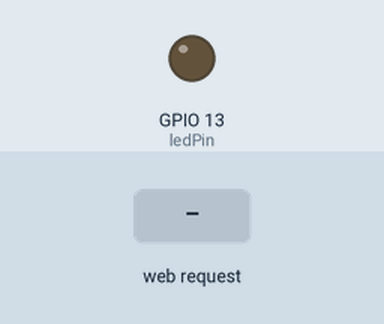
Recording of a sketch running on a simulated ESP8266 (NodeMCU). On the bench: output pins drawn as LEDs (lit = HIGH). The test bench sets the inputs (shaded band). WiFi joins after 1.5 s; servers stay silent unless stated; what the sketch prints to the serial monitor is not drawn.

Above: at 2.7 s.
2.8 s: HTTP request GET /LED=ON received
At 4.0 s:
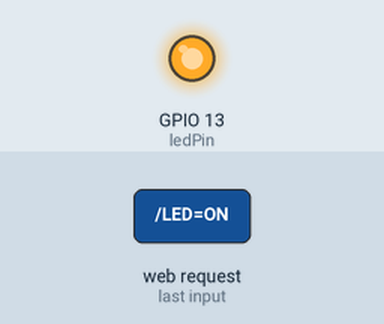
4.3 s: HTTP request GET /LED=OFF received
At 5.3 s:
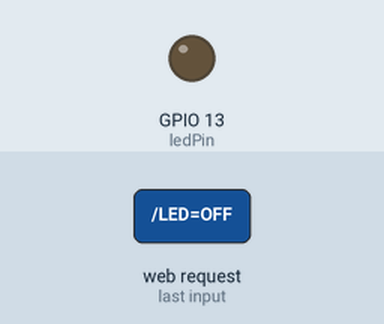
Timing chart, 0 to 7.3 s (numbered marks = the images above; inputs shaded):
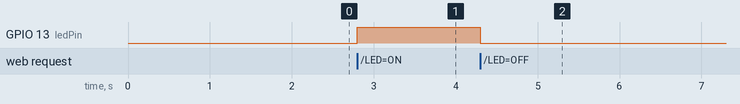

Measured:
- after the input at 2.8 s, GPIO 13 (ledPin): LOW → HIGH at once
- after the input at 4.3 s, GPIO 13 (ledPin): HIGH → LOW at once

The sketch:

WiFi_Led_1.ino
```cpp
#include <ESP8266WiFi.h>

const char* ssid = "Cr15t0net";
const char* password = "Cr15t0v1v3";

int ledPin = 13;  // GPIO13
WiFiServer server(80);

void setup() {
  Serial.begin(115200);
  delay(10);

  pinMode(ledPin, OUTPUT);
  digitalWrite(ledPin, LOW);

  // Connect to WiFi network
  Serial.print("Connecting to ");
  Serial.println(ssid);

  WiFi.begin(ssid, password);

  while (WiFi.status() != WL_CONNECTED) {
    delay(500);
    Serial.print(".");
  }

  //Serial.println("");
  Serial.println("\nWiFi connected");

  // Start the server
  server.begin();
  Serial.println("Server started");

  // Print the IP address
  Serial.print("Use this URL to connect: ");
  Serial.print("http://");
  Serial.print(WiFi.localIP());
  Serial.println("/\n");
}

void loop() {
  // Check if a client has connected
  WiFiClient client = server.available();
  if (!client) {
    return;
  }

  // Wait until the client sends some data
  while (!client.available()) {
    delay(1);
  }

  // Read the first line of the request
  String request = client.readStringUntil('\r');
  if (request.indexOf("/favicon") == -1) {
    Serial.println("New client");
    Serial.println(request);
  }

  client.flush();

  // Match the request
  int value = LOW;
  if (request.indexOf("/LED=ON") != -1) {
    digitalWrite(ledPin, HIGH);
    value = HIGH;
  }
  if (request.indexOf("/LED=OFF") != -1) {
    digitalWrite(ledPin, LOW);
    value = LOW;
  }

  // Set ledPin according to the request
  //digitalWrite(ledPin, value);

  // Return the response
  client.println("HTTP/1.1 200 OK");
  client.println("Content-Type: text/html");
  client.println("");  //  do not forget this one
  client.println("<!DOCTYPE HTML>");
  client.println("<html>");

  client.print("Led pin is now: ");

  if (value == HIGH) {
    client.print("On");
  } else {
    client.print("Off");
  }
  client.println("<br><br>");
  client.println("<a href=\"/LED=ON\"\"><button>Turn On </button></a>");
  client.println("<a href=\"/LED=OFF\"\"><button>Turn Off </button></a><br />");
  client.println("</html>");

  delay(1);
  if (request.indexOf("/favicon") == -1) Serial.println("Client disonnected\n");
  //Serial.println("");
}
```
